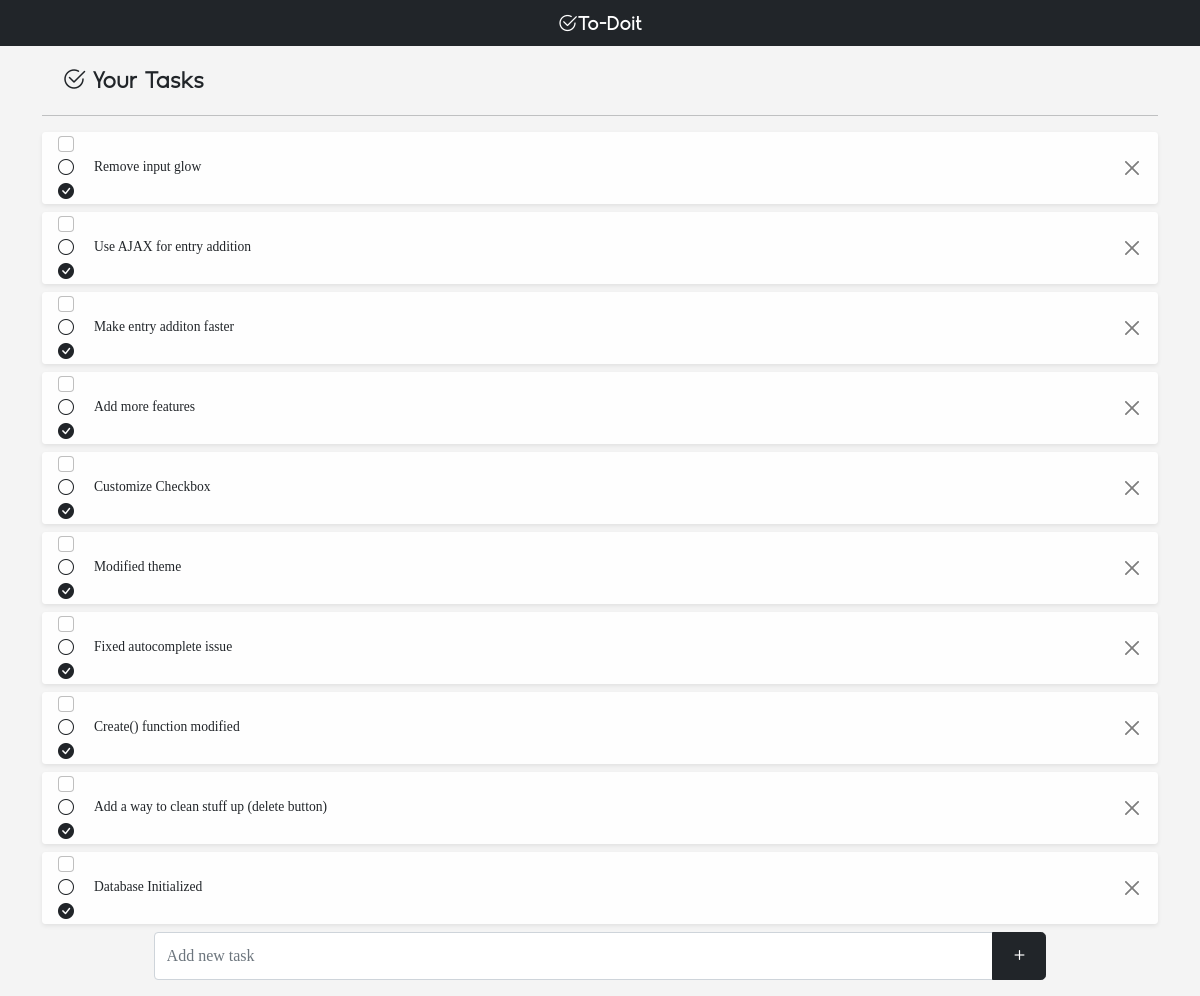
Before: / with the older database file.
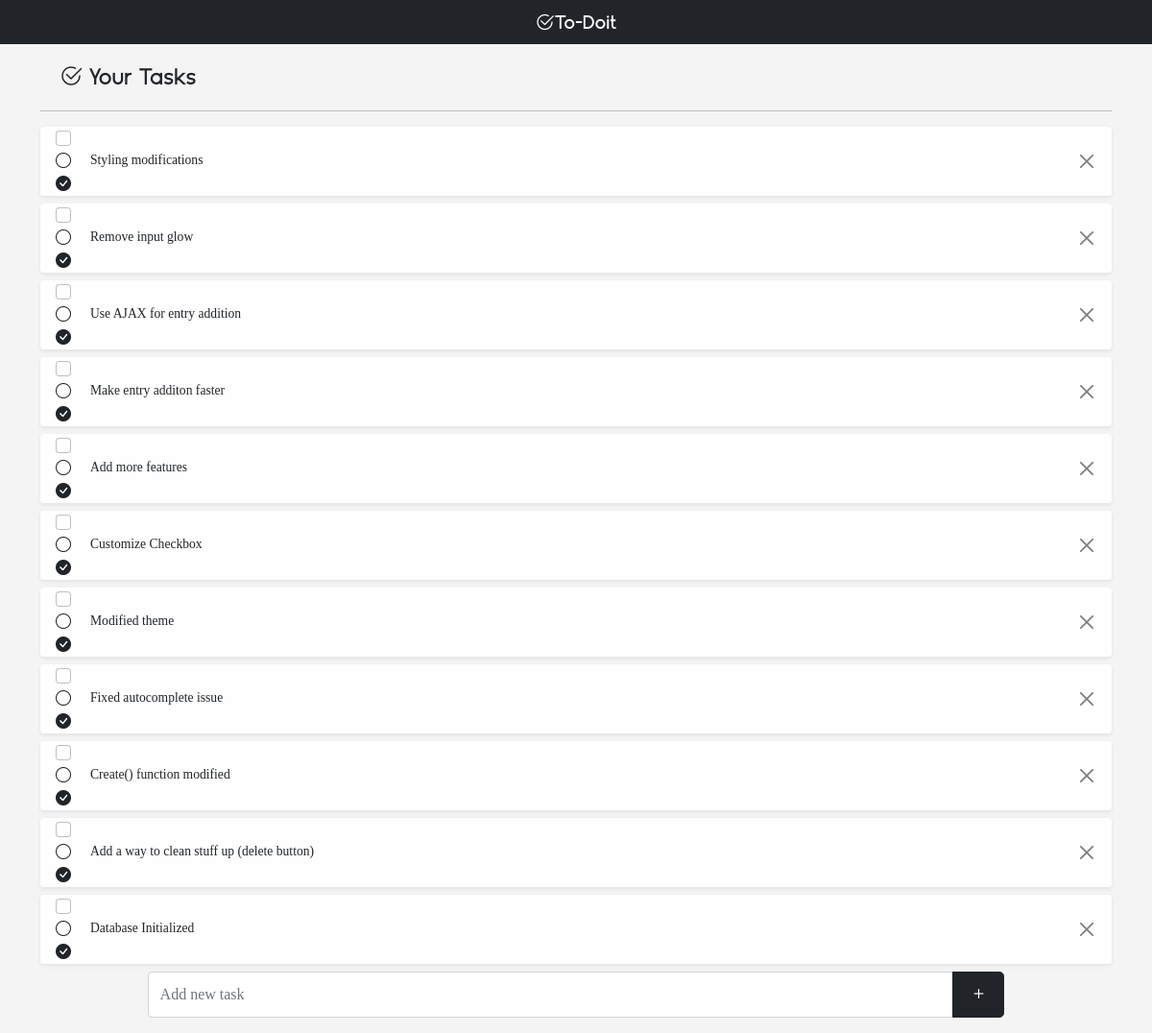
After: the same page with the newer database file.
### tables this page shows
CREATE TABLE todos (
    id INTEGER PRIMARY KEY AUTOINCREMENT,
    time TIMESTAMP NOT NULL DEFAULT CURRENT_TIMESTAMP,
    content TEXT NOT NULL
);

### app.py (the view)
@app.route('/', methods =["GET", "POST"])
def index():
    conn = get_db_connection()
    todos = conn.execute('SELECT * FROM todos').fetchall()
    todos = reversed(todos)
    conn.close()
    return render_template('index.html',todos=todos, datetime=datetime)

### app.py (called while the page is built)
def get_db_connection():
    conn = sqlite3.connect('database.db')
    conn.row_factory = sqlite3.Row
    return conn

### templates/index.html
{% extends 'base.html' %}
{% block content %}
    {% for entry in todos %}
        <div id="{{ entry['id'] }}" class="card mb-2 shadow-sm rounded border-0">
            <li class="list-group-item py-0 border-0 d-flex justify-content-between align-items-center">
    	    	<div class="pretty p-icon p-toggle p-plain">
                    <input class="form-check-input me-1" type="checkbox" value="" aria-label="...">
                    <div class="state p-off">
                        <i class="bi bi-circle"></i>
                    </div>
                    <div class="state p-on">
                        <i class="bi bi-check-circle-fill"></i>
                    </div>
                </div>
                <div class="card-body lh-sm">{{ entry['content'] }}</div>
                <button id="{{ entry['id'] }}" type="button" class="btn btn-sm btn-close" aria-label="Close"></button>
            </li>
        </div>
    {% endfor %}
{% endblock %}

### templates/base.html (shortened to what this page needs)
<!doctype html>
<html lang="en">
  <head>
    <link rel="stylesheet" href="https://cdn.jsdelivr.net/npm/bootstrap@5.0.2/dist/css/bootstrap.min.css">
    <link rel="stylesheet" href="https://cdn.jsdelivr.net/npm/pretty-checkbox@3.0/dist/pretty-checkbox.min.css">
    <link rel="stylesheet" href="https://cdn.jsdelivr.net/npm/bootstrap-icons@1.9.1/font/bootstrap-icons.css">
    <link rel="stylesheet" href="{{ url_for('static',filename='style.css') }}" type="text/css">
  </head>
  <body>
	<nav class="navbar sticky-top navbar-dark bg-dark">
    	<div class="container">
        <a class="navbar-brand logotype py-0 mx-auto" href="#">
            <i class="bi bi-check2-circle"></i>To-Doit
        </a>
  	  </div>
	</nav>
	<div class="content container">
    <h1 class="header text-left"><i class="bi bi-check2-circle"></i> Your Tasks</h1>
    <hr>
    <ul class="list-group">
        {% block content %} {% endblock %}
        <form id="add_task" method="POST" class="fixed-bottom-group">
	        <div class="input-group mb-3">
		        <input id="task_input" type="text" name="new_task" autocomplete="off" class="form-control" placeholder="Add new task">
		        <button class="btn btn-dark btn-lg" type="submit"><i class="bi bi-plus"></i></button>
	        </div>
	    </form>
	</ul>
	</div>
  </body>
</html>

### static/style.css (style rules this page uses)
body { background-color: #f4f4f4; font-size: 100%; }
.logotype { font-family: 'Geomatrix'; }
.header { font-family: 'Geomatrix'; font-size: 1.5em; margin: 20px; }
.content { font-family: 'Roundy'; margin: auto; }
.fixed-bottom-group { position:sticky; bottom:0; left:0; right:0; width:80%; margin:auto; }
.card { background-color: rgba(255,255,255,0.95); }
.list-group-item { background-color: rgba(0,0,0,0); }
.card-body { font-size: 0.85em; }

Changed rows visible on the page:
added todos: content "Styling modifications"
